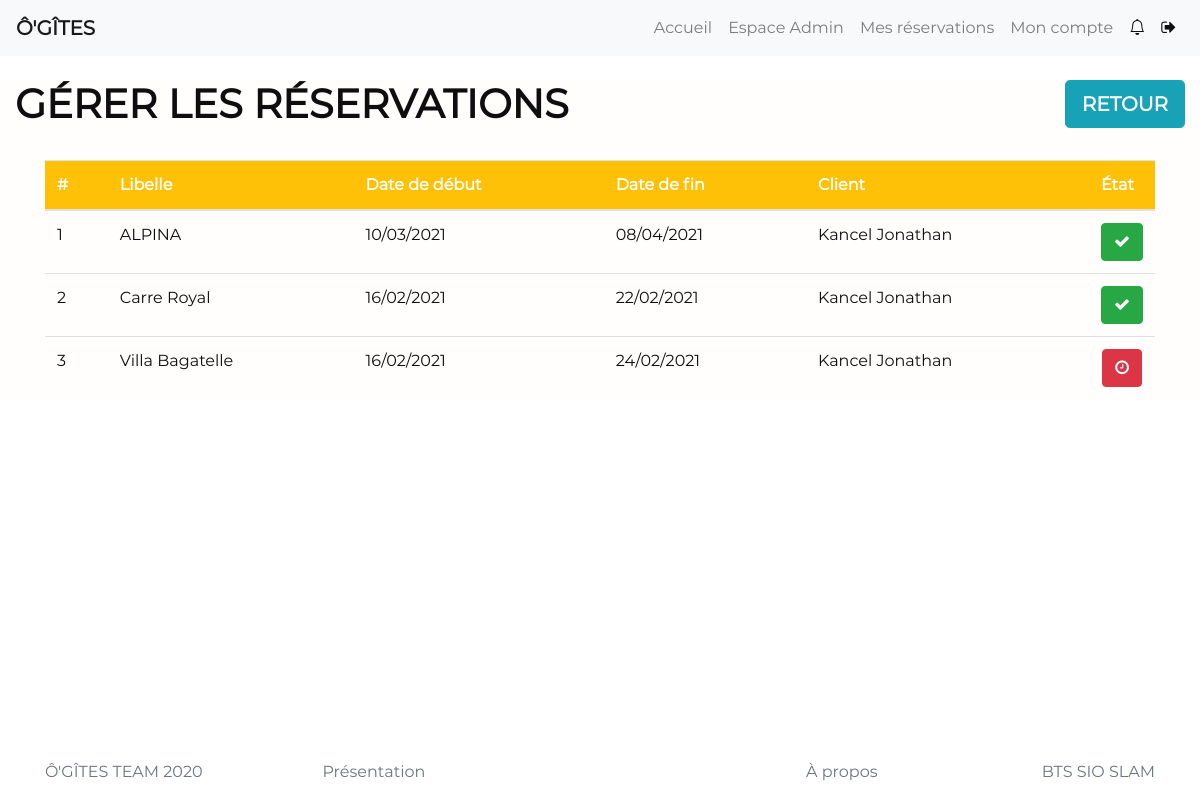
/proprio/gerer_reserv.php (signed in), run on an earlier commit of the app's database.
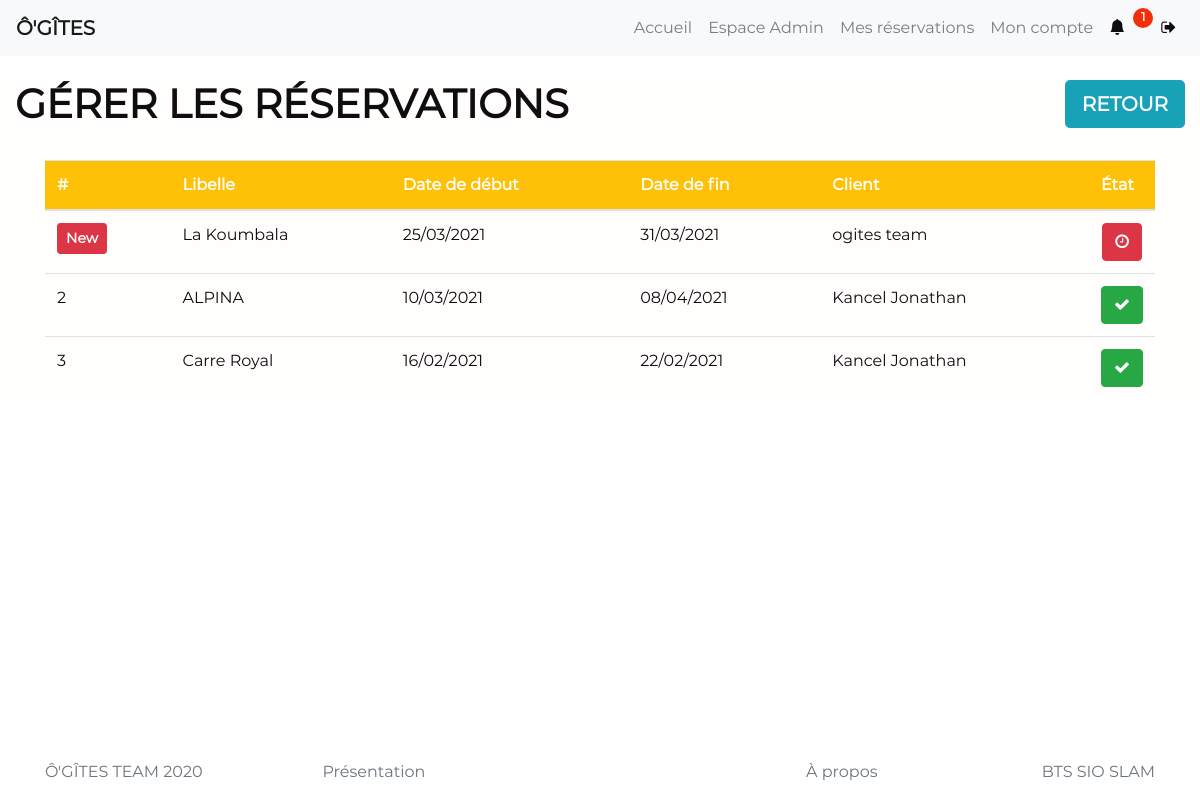
And on a later commit of the database.
### tables this page shows
CREATE TABLE `reservation` (
  `id_reservation` int(11) NOT NULL,
  `libelle` text NOT NULL,
  `date_debut` date NOT NULL,
  `date_fin` date NOT NULL,
  `nb_personnes` int(11) NOT NULL,
  `date_reserv` date DEFAULT NULL,
  `id_gites` int(11) NOT NULL,
  `id_users` int(11) NOT NULL,
  `etat_reservation` int(11) NOT NULL
);

CREATE TABLE `gites` (
  `id_gites` int(11) NOT NULL,
  `createur` int(11) NOT NULL,
  `libelle` text NOT NULL,
  `description` text NOT NULL,
  `localisation` text NOT NULL,
  `link_url` text NOT NULL,
  `nb_personnes_max` int(11) NOT NULL,
  `prix_nuit` int(11) NOT NULL
);

CREATE TABLE `users` (
  `id_users` int(11) NOT NULL,
  `pseudo` text NOT NULL,
  `nom` text NOT NULL,
  `prenom` text NOT NULL,
  `email` text NOT NULL,
  `tel` int(11) NOT NULL,
  `mdp` text NOT NULL,
  `date_inscription` date NOT NULL,
  `id_categorie` int(11) NOT NULL
);

### login-system/config.php (called while the page is built, shortened)
<?php
    function bd_connect() {
            try
        {
            $bdd = new PDO('mysql:host=localhost;dbname=ogites2;charset=utf8', 'root', '', array(PDO::ATTR_ERRMODE => PDO::ERRMODE_EXCEPTION));
            return $bdd;
        }
        catch(Exeption $e)
        {
            die('Erreur : ' . $e->getMessage());
        }
    }
    $pdo = bd_connect();
    ?>
    <?php
    function dateFR($date)
    {
      $date = explode('-', $date);
      $date = array_reverse($date);
      $date = implode('/', $date);
      return $date;
    }
    function toFetch($requete)
    {
        global $pdo;
        $Myresult = $pdo->query($requete);
        $Myresult->setFetchMode(PDO::FETCH_ASSOC);
        return $Myresult;
    }
    function toCount($requete)
    {
        $Myresult = toFetch($requete);
        $nb_result = $Myresult->rowCount();
        return $nb_result;
    }
?>

### proprio/gerer_reserv.php (the view, shortened to what the changed rows need)
<?php
    require_once 'head.php';
    require_once 'config_admin.php';
    header_admin(0);
    $id_users = $_SESSION["id_users"];
?>
<main role="main" class="flex-shrink-0">
    <div class="container-fluid" id="index">
        <h1 style="float: left;"><strong>GÉRER LES RÉSERVATIONS</strong></h1>
        <div class="container">
            <?php
            $SQLParam = "SELECT * FROM reservation as P1 "
            . "LEFT JOIN gites as P2 ON P1.id_gites = P2.id_gites "
            . "WHERE P2.createur = $id_users ORDER BY date_debut DESC";
            $Myresult = $pdo->query($SQLParam);
            $Myresult->setFetchMode(PDO::FETCH_ASSOC);
            $nb_reserv = $Myresult->rowCount();
            if ($nb_reserv > 0)
            {
            ?>
            <br>
            <table class="table table-hover" style="width: 100%;">
                <thead>
                    <tr class="bg-warning">
                        <th class="white">#</th>
                        <th class="white">Libelle</th>
                        <th class="white">Date de début</th>
                        <th class="white">Date de fin</th>
                        <th class="white">Client</th>
                        <th class="white" width="5%">État</th>
                    </tr>
                </thead>
                <tbody>
                    <?php
                    $xc = 1;
                    while ($info_reserv = $Myresult->fetch())
                    {
                    ?>
                    <tr>
                        <td>
                            <?php
                                $datejour = date("Y-m-d");
                                if ($info_reserv["date_reserv"] == $datejour)
                                {
                                    echo "<button class='btn btn-danger btn-sm'>"
                                    . "<strong class='white'>New</strong>"
                                    . "</button>";
                                }
                                else
                                {
                                    echo $xc;
                                }
                            ?>
                        </td>
                        <?php
                        $id_gites = $info_reserv["id_gites"];
                        $SQLParam2 = "SELECT * FROM gites WHERE id_gites = $id_gites";
                        $Myresult2 = $pdo->query($SQLParam2);
                        $Myresult2->setFetchMode(PDO::FETCH_ASSOC);
                        $info_gites = $Myresult2->fetch();
                        $libelle_gite = $info_gites["libelle"];
                        ?>
                        <td><?php echo $libelle_gite ?></td>
                        <td><?php echo datefr($info_reserv["date_debut"]) ?></td>
                        <td><?php echo datefr($info_reserv["date_fin"]) ?></td>
                        <?php
                        $id_users = $info_reserv["id_users"];
                        $SQLParam3 = "SELECT * FROM users WHERE id_users = $id_users";
                        $Myresult3 = $pdo->query($SQLParam3);
                        $Myresult3->setFetchMode(PDO::FETCH_ASSOC);
                        $info_users = $Myresult3->fetch();
                        $nom_prenom_user = $info_users["nom"] . " " . $info_users["prenom"];
                        ?>
                        <td><?php echo $nom_prenom_user ?></td>
                        <td align="center">
                            <?php
                            $etat_reserv = $info_reserv["etat_reservation"];
                            if ($etat_reserv == 0)
                            {
                            ?>
                            <a href="valide_reserv.php?id_reserv=<?php echo $info_reserv["id_reservation"]  ?>" class="btn btn-danger"><i class="fa fa-clock-o white"></i></a>
                            <?php
                            }
                            else
                            {
                            ?>
                            <button class="btn btn-success"><i class="fa fa-check white"></i></button>
                            <?php
                            }
                            ?>
                        </td>
                    </tr>
                    <?php
                        $xc++;
                    }
                    ?>
                </tbody>
            </table>
            <?php
            }
            else
            {
            ?>
            <h3 align="center">Aucune réservation dans la base de données.</h3>
            <?php
            }
            ?>
        </div>
    </div>
</main>
<?php
	require_once '../javascripts.php';
	require_once '../footer.php';
?>

### proprio/config_admin.php (shortened to what the changed rows need)
<?php
function header_admin($onglet)
{
?>
    <header>
          <nav class="navbar navbar-expand-md navbar-light bg-light fixed-top">
            <div class="collapse navbar-collapse" id="navbarsExampleDefault">
                  <ul class="navbar-nav ml-auto">
                    <?php
                    switch ($onglet)
                    {
                        case 0:
                            ?>
                            <li class="nav-item">
                                  <a class="nav-link" href="index.php">Accueil <span class="sr-only">(current)</span></a>
                            </li>
                            <?php
                        break;
                            ?>
                            <?php
                    }
                    if (isset($_SESSION['id_users']) AND isset($_SESSION['pseudo']))
                    {
                    ?>
                    <?php
                    switch ($_SESSION['id_categorie'])
                    {
                        case 1:
                    ?>
                        <li class="nav-item" >
                            <a class="nav-link" href="/ogites2/admin/index.php">Espace Admin</a>
                        </li>
                    <?php
                        break;
                    ?>
                    <?php
                    }
                    ?>
                    <li class="nav-item">
                        <a href="/ogites2/all_reservation.php" class="nav-link">Mes réservations</a>
                    </li>
                    <li class="nav-item">
                        <a class="nav-link" href="/ogites2/login-system/param.php">Mon compte</a>
                    </li>
                    <?php
                        require_once '../login-system/config.php';
                        $SQLParam = "SELECT * FROM reservation as R INNER JOIN gites as G ON R.id_gites = G.id_gites "
                        . "WHERE DATE(date_reserv) = DATE(NOW()) AND G.createur = 0";
                        $nbReserv = toCount($SQLParam);
                        if ($nbReserv > 0)
                        {
                    ?>
                        <li class="nav-item">
                            <a href="#" class="nav-link" id="notifier-btn"><i class="bi bi-bell-fill"></i></a>
                        </li>
                        <span class='badge' style='width: 20px;height: 20px;border-radius: 10px;background:#F02F0C;color:#fff;' id='notifier-btn'>
                            <?php echo $nbReserv  ?>
                        </span>
                    <?php
                    } else {
                    ?>
                    <li class="nav-item">
                            <a href="#" class="nav-link"><i class="bi bi-bell"></i></a>
                    </li>
                    <?php
                    }
                    ?>
                    <li class="nav-item">
                        <a class="nav-link" href="/ogites2/login-system/deconnexion.php"><i class="fa fa-sign-out"></i></a>
                    </li>
                    <?php
                    }
                    else
                    {
                    ?>
                    <li class="nav-item">
                          <a class="nav-link btn btn-success" href="/ogites2/login-system/connexion.php"><i class="fa fa-sign-in" style="color:white;"></i> <span style="color:white;">Connexion</span></a>
                    </li>
                    <?php
                    }
                    ?>
                  </ul>
            </div>
          </nav>
</header>
<?php
}
?>

What changed in the data, as far as the page shows it:
removed reservation: id_gites.libelle "Villa Bagatelle", date_debut "16/02/2021", date_fin "24/02/2021", id_users.prenom "Kancel Jonathan"
added reservation: date_reserv "New", id_gites.libelle "La Koumbala", date_debut "25/03/2021", date_fin "31/03/2021", id_users.prenom "ogites team"
Also different on the page:
$nbReserv: (not shown) → "1"
